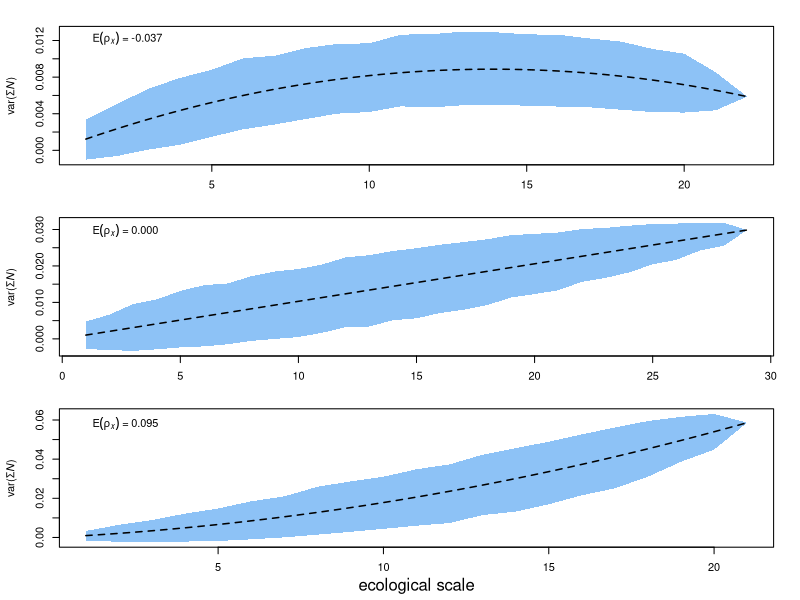

Reproduce this figure in R.
#rm(list=ls())
collst_attributes<-c("firebrick3", "darkgoldenrod3", "dodgerblue2", "mediumpurple2", "olivedrab4", "springgreen4")
#resistance; resilience; invariability; frequency; persistence; robustness

#load data
d<-read.csv("old_field_empirical.csv")
pltlst<-paste(d$field, d$transect, d$plot) #list of plots
upltlst<-unique(pltlst) #unique plots

niter<-1000 #number of iterations
varestlst<-NULL
vlst<-rep(0, 3) #store variance
cvlst<-rep(0, 3) #store covariance
spps<-5:179 #columns with species abundance data
n<-1

set.seed(200324) #set random seed

#run sampling routine
for(k in 1:length(upltlst)) {
  ds<-d[pltlst==upltlst[k],]
  spds<-ds[,spps]
  spds<-spds[,colSums(spds)>0]
  
  cvmat<-cov(spds)
  muv<-mean(diag(cvmat),na.rm=T)
  mucv<-mean(cvmat[row(cvmat)!=col(cvmat)],na.rm=T)
  
  vlst[n]<-muv
  cvlst[n]<-mucv
  
  N<-ncol(spds)
  varest<-matrix(nrow=niter, ncol=N)
  for(i in 1:niter) {
    for(j in 1:N) {
      smp<-sample(1:N,j)
      varest[i,j]<-var(rowSums(spds[,smp,drop=FALSE]))
    }
  }
  varestlst[[n]]<-varest
  n<-n+1
}

pdf("figures/empirical_var_example.pdf", width=3, height=6, colormodel = "cmyk", useDingbats = FALSE)
par(mfrow=c(3,1), mar=c(2,4.5,2,2), oma=c(2,0,0,0))
for(i in c(3,1,2)) {
  varest<-varestlst[[i]]
  N<-ncol(varest)
  mns<-colMeans(varest)
  sds<-apply(varest, 2, sd)
  
  #plot actual relationship
  matplot(1:N, mns+sds*matrix(nrow=N, rep(c(-1, 0, 1), each=N)), lty=c(2,1,2), col=1, xlab="", ylab=expression(paste("var(", Sigma, italic(N), ")")), type="n")
  polygon(c(1:N, N:1), c(mns+sds, rev(mns-sds)), border=NA, col=adjustcolor(collst_attributes[3], alpha.f = 0.5))
  
  #text(1, max(mns+sds)-diff(range(mns+sds))*0.1, paste("rho =", round(crrlst[c(pmin, pmid, pmax)[i]],3)), pos = 4)
  if(i==3) {
    text(1, max(mns+sds)-diff(range(mns+sds))*0.1, expression(paste(E,(italic(rho[x])), " = -0.037")), pos = 4)
  } else if(i==1) {
    text(1, max(mns+sds)-diff(range(mns+sds))*0.1, expression(paste(E,(italic(rho[x])), " = 0.000")), pos = 4)
  } else if(i==2) {
    text(1, max(mns+sds)-diff(range(mns+sds))*0.1, expression(paste(E,(italic(rho[x])), " = 0.095")), pos = 4)
  }
  
  #analytial scaling relationship
  nsp<-1:N
  nsp_lng<-seq(1, N, length=1000)
  lines(nsp_lng, vlst[i]*nsp_lng+cvlst[i]*(nsp_lng^2-nsp_lng), col=1, lwd=1.5, lty=2)
}
mtext("ecological scale", side = 1, line=2.5)
dev.off()
